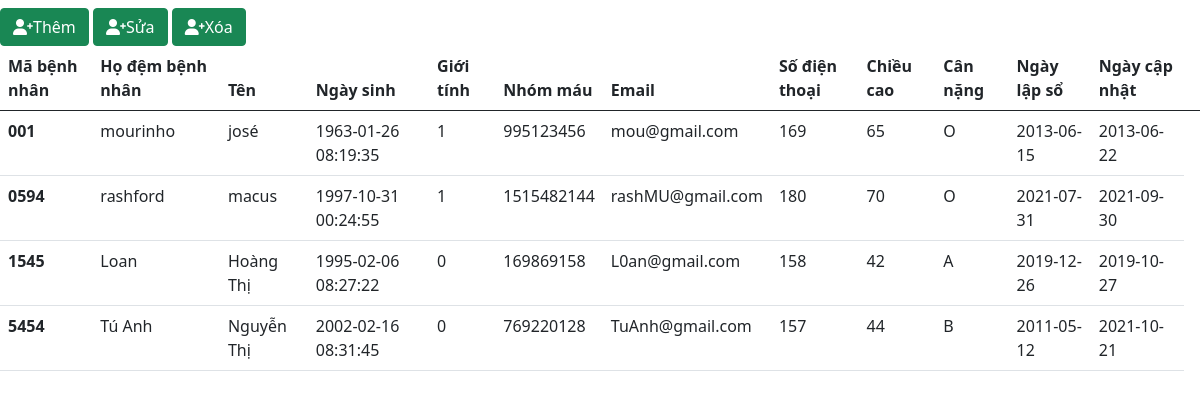
The app's page /src/index.php, older data.
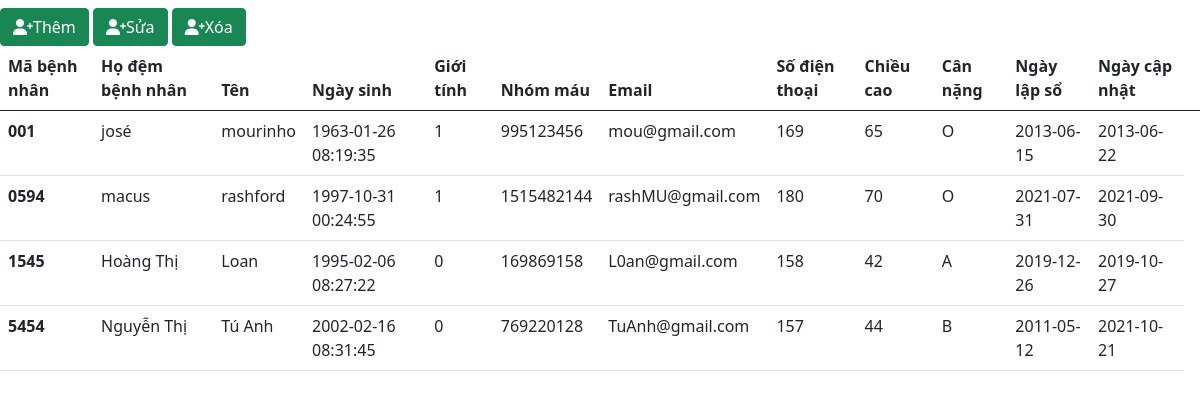
The same page, newer data.
### tables this page shows
CREATE TABLE `patient` (
  `patientid` varchar(10) NOT NULL,
  `lastname` varchar(50) NOT NULL,
  `firstname` varchar(30) NOT NULL,
  `dateofbirth` datetime NOT NULL,
  `gender` int(1) NOT NULL,
  `mobile` int(10) NOT NULL,
  `email` varchar(500) NOT NULL,
  `height` float NOT NULL,
  `weight` float NOT NULL,
  `blood_type` varchar(2) NOT NULL,
  `created_on` date NOT NULL,
  `modified_on` date NOT NULL
);

### src/index.php (the view, shortened to what this page needs)
<!doctype html>
<html lang="en">
  <head>
    <link href="https://cdn.jsdelivr.net/npm/bootstrap@5.0.2/dist/css/bootstrap.min.css" rel="stylesheet">
    <link rel="stylesheet" href="https://cdnjs.cloudflare.com/ajax/libs/font-awesome/6.0.0-beta2/css/all.min.css" />
  </head>
  <body>
<main>
    <a href="add_partient.php" class="btn btn-success"><i class="fas fa-user-plus"></i>Thêm</a>
    <a href="update_partient.php" class="btn btn-success"><i class="fas fa-user-plus"></i>Sửa</a>
    <a href="del_partient.php" class="btn btn-success"><i class="fas fa-user-plus"></i>Xóa</a>
    <table class="table">
            <thead>
                <tr>
                    <th scope="col">Mã bệnh nhân</th>
                    <th scope="col">Họ đệm bệnh nhân</th>
                    <th scope="col">Tên</th>
                    <th scope="col">Ngày sinh</th>
                    <th scope="col">Giới tính</th>
                    <th scope="col">Nhóm máu</th>
                    <th scope="col">Email</th>
                    <th scope="col">Số điện thoại</th>
                    <th scope="col">Chiều cao</th>
                    <th scope="col">Cân nặng</th>
                    <th scope="col">Ngày lập sổ</th>
                    <th scope="col">Ngày cập nhật</th>
                    <th scope="col"></th>
                </tr>
            </thead>
            <tbody>
                <?php
                    $sql = "SELECT * FROM patient";
                    $result = mysqli_query($conn,$sql);
                    if(mysqli_num_rows($result)>0){
                        while($row=mysqli_fetch_assoc($result)){
                            echo '<tr>';
                            echo '<th scope="row">'.$row['patientid'].'</th>';
                            echo '<td>'.$row['lastname'].'</td>';
                            echo '<td>'.$row['firstname'].'</td>';
                            echo '<td>'.$row['dateofbirth'].'</td>';
                            echo '<td>'.$row['gender'].'</td>';
                            echo '<td>'.$row['mobile'].'</td>';
                            echo '<td>'.$row['email'].'</td>';
                            echo '<td>'.$row['height'].'</td>';
                            echo '<td>'.$row['weight'].'</td>';
                            echo '<td>'.$row['blood_type'].'</td>';
                            echo '<td>'.$row['created_on'].'</td>';
                            echo '<td>'.$row['modified_on'].'</td>';
                            echo '</tr>';}
                    }
                ?>
            </tbody>
            </table>
</main>
  </body>
</html>

Row changes from the older to the newer data that the page shows:
changed patient "josé": lastname "mourinho" → "josé"; firstname "josé" → "mourinho"
changed patient "macus": lastname "rashford" → "macus"; firstname "macus" → "rashford"
changed patient "Hoàng Thị": lastname "Loan" → "Hoàng Thị"; firstname "Hoàng Thị" → "Loan"
changed patient "Nguyễn Thị": lastname "Tú Anh" → "Nguyễn Thị"; firstname "Nguyễn Thị" → "Tú Anh"
